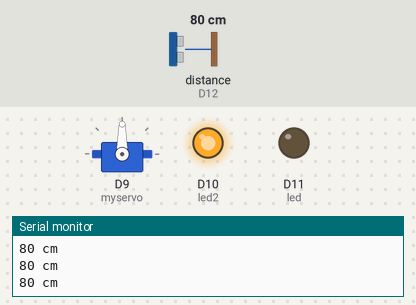
Bench run of a sketch on a simulated Arduino Due. On the bench: servo, output pins drawn as LEDs (lit = HIGH), the last lines printed to the serial monitor. Wiring (inferred from the names in the program): ultrasonic range finder: trigger D13; echo D12. The inputs (shaded band) are chosen by the test bench; at power-on: distance to the obstacle (sensor on D12) 80 cm. The echo pulse lasts 58.3 µs per cm; pins used as bus, display or sensor lines are not drawn.

Above: at 1.3 s.
1.4 s: distance to the obstacle (sensor on D12) set to 5 cm
2.9 s: distance to the obstacle (sensor on D12) set to 2 cm
At 3.5 s:
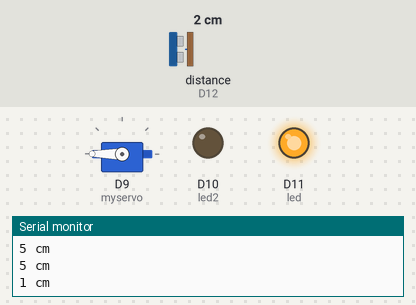
4.5 s: distance to the obstacle (sensor on D12) set to 250 cm
At 5.9 s:
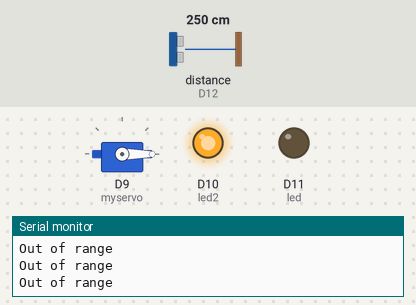
Timing chart, 0 to 7.5 s (numbered marks = the images above; inputs shaded):
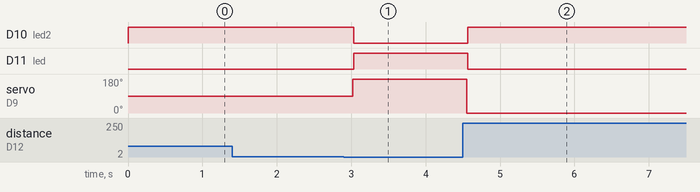

The sketch:

proximity.ino
```cpp
#define trigPin 13
#define echoPin 12
#define led 11
#define led2 10
#include <Servo.h>

Servo myservo;  // create servo object to control a servo
                // a maximum of eight servo objects can be created

int pos = 0;    // variable to store the servo position

void setup() {
  Serial.begin (9600);
  pinMode(trigPin, OUTPUT);
  pinMode(echoPin, INPUT);
  pinMode(led, OUTPUT);
  pinMode(led2, OUTPUT);
   myservo.attach(9);  // attaches the servo on pin 9 to the servo object
}
//http://www.instructables.com/id/Simple-Arduino-and-HC-SR04-Example/?ALLSTEPS
void loop() {
  long duration, distance;
  digitalWrite(trigPin, LOW);  // Added this line
  delayMicroseconds(2); // Added this line
  digitalWrite(trigPin, HIGH);
//  delayMicroseconds(1000); - Removed this line
  delayMicroseconds(10); // Added this line
  digitalWrite(trigPin, LOW);
  duration = pulseIn(echoPin, HIGH);
  distance = (duration/2) / 29.1;
  if (distance < 4) {  // This is where the LED On/Off happens
  if(pos!=180)
  {
  pos=180;
    myservo.write(pos);
    delay(15);
  }
    digitalWrite(led,HIGH); // When the Red condition is met, the Green LED should turn off
  digitalWrite(led2,LOW);
}
  else {
    if(pos!=0)
    {
    pos=0;
    myservo.write(pos);
    delay(15);
    }
    digitalWrite(led,LOW);
    digitalWrite(led2,HIGH);
  }
  if (distance >= 200 || distance <= 0){
    Serial.println("Out of range");
  }
  else {
    Serial.print(distance);
    Serial.println(" cm");
  }
  delay(500);
}
```

ProximitySensor.cpp
```cpp
/*
 * ProximitySensor.cpp
 *
 *  Created on: Apr 24, 2014
 *      Author: eggie5
 */

#include "ProximitySensor.h"
#include <DueTimer.h>
#include <Arduino.h>

namespace sharknado {


//probably attach to a timer interrupt
//run the sensor every T and invoke
//a callback on the main loop

ProximitySensor::ProximitySensor(int echopin, int trigpin) {
  echo_pin=echopin;
  trig_pin=trigpin;

  pinMode(trig_pin, OUTPUT);
  pinMode(echo_pin, INPUT);


 Timer.getAvailable().attachInterrupt(this->timer_callback).start(500000);

}

int ProximitySensor::sample()
{
  long distance=(csample/2) / 29.1;
  if (distance >= 200 || distance <= 0)
    return -1; //clear
  else
    return distance; //cm

}

int ProximitySensor::getEchoPin()
{
  return echo_pin;
}


 void ProximitySensor::timer_callback()
{
  digitalWrite(trig_pin, LOW);
  delayMicroseconds(2);
  digitalWrite(trig_pin, HIGH);
  delayMicroseconds(10);
  digitalWrite(trig_pin, LOW);
  csample = pulseIn(echo_pin, HIGH);
}

ProximitySensor::~ProximitySensor() {
	// TODO Auto-generated destructor stub
}

} /* namespace sharknado */
```

ProximitySensor.h
```cpp
/*
 * ProximitySensor.h
 *
 *  Created on: Apr 24, 2014
 *      Author: eggie5
 */

#ifndef PROXIMITYSENSOR_H_
#define PROXIMITYSENSOR_H_

namespace sharknado {
   int trig_pin;
  static int echo_pin;
  static volatile long csample;
class ProximitySensor {
public:
	ProximitySensor(int trigpin, int echopin) ;
	virtual ~ProximitySensor();
        static void timer_callback();
        int sample();
        int getEchoPin();

};

} /* namespace sharknado */

#endif /* PROXIMITYSENSOR_H_ */
```

Measured:
- the behaviour switches between 4 and 3 cm on distance to the obstacle (sensor on D12) (found by bisection; images 0 and 1)
- after the input at 2.9 s, D10 (led2): HIGH → LOW after 0.13 s; D11 (led): LOW → HIGH after 0.13 s; servo on D9 (myservo): 90° → 180° after 0.12 s
- after the input at 4.5 s, D10 (led2): LOW → HIGH after 0.07 s; D11 (led): HIGH → LOW after 0.07 s; servo on D9 (myservo): 180° → 0° after 0.05 s
